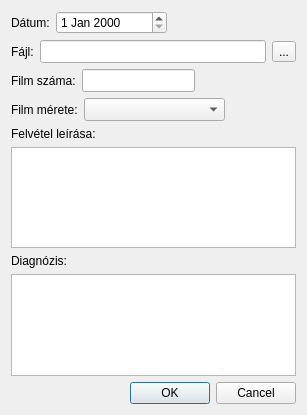
<?xml version="1.0" encoding="UTF-8"?>
<ui version="4.0">
 <class>frmRTGrec</class>
 <widget class="QDialog" name="frmRTGrec">
  <property name="geometry">
   <rect>
    <x>0</x>
    <y>0</y>
    <width>307</width>
    <height>415</height>
   </rect>
  </property>
  <property name="windowTitle">
   <string>Dialog</string>
  </property>
  <property name="windowIcon">
   <iconset resource="images.qrc">
    <normaloff>:/images/1267613805_add-address.png</normaloff>:/images/1267613805_add-address.png</iconset>
  </property>
  <layout class="QGridLayout" name="gridLayout_5">
   <item row="0" column="0">
    <layout class="QGridLayout" name="gridLayout">
     <item row="0" column="0">
      <widget class="QLabel" name="label">
       <property name="text">
        <string>Dátum:</string>
       </property>
      </widget>
     </item>
     <item row="0" column="1">
      <widget class="QDateEdit" name="dateEdit">
       <property name="minimumSize">
        <size>
         <width>111</width>
         <height>23</height>
        </size>
       </property>
       <property name="maximumSize">
        <size>
         <width>111</width>
         <height>23</height>
        </size>
       </property>
      </widget>
     </item>
     <item row="0" column="2">
      <spacer name="horizontalSpacer">
       <property name="orientation">
        <enum>Qt::Horizontal</enum>
       </property>
       <property name="sizeHint" stdset="0">
        <size>
         <width>40</width>
         <height>20</height>
        </size>
       </property>
      </spacer>
     </item>
    </layout>
   </item>
   <item row="1" column="0">
    <layout class="QGridLayout" name="gridLayout_2">
     <item row="0" column="0">
      <widget class="QLabel" name="label_2">
       <property name="text">
        <string>Fájl:</string>
       </property>
      </widget>
     </item>
     <item row="0" column="1">
      <widget class="QLineEdit" name="lineEdit">
       <property name="minimumSize">
        <size>
         <width>221</width>
         <height>23</height>
        </size>
       </property>
       <property name="maximumSize">
        <size>
         <width>16777215</width>
         <height>23</height>
        </size>
       </property>
      </widget>
     </item>
     <item row="0" column="2">
      <widget class="QToolButton" name="toolButton">
       <property name="text">
        <string>...</string>
       </property>
      </widget>
     </item>
    </layout>
   </item>
   <item row="2" column="0">
    <layout class="QGridLayout" name="gridLayout_3">
     <item row="0" column="0">
      <widget class="QLabel" name="label_3">
       <property name="text">
        <string>Film száma:</string>
       </property>
      </widget>
     </item>
     <item row="0" column="1">
      <widget class="QLineEdit" name="lineEdit_2">
       <property name="minimumSize">
        <size>
         <width>113</width>
         <height>23</height>
        </size>
       </property>
       <property name="maximumSize">
        <size>
         <width>16777215</width>
         <height>23</height>
        </size>
       </property>
      </widget>
     </item>
     <item row="0" column="2">
      <spacer name="horizontalSpacer_2">
       <property name="orientation">
        <enum>Qt::Horizontal</enum>
       </property>
       <property name="sizeHint" stdset="0">
        <size>
         <width>40</width>
         <height>20</height>
        </size>
       </property>
      </spacer>
     </item>
    </layout>
   </item>
   <item row="3" column="0">
    <layout class="QGridLayout" name="gridLayout_4">
     <item row="0" column="0">
      <widget class="QLabel" name="label_4">
       <property name="text">
        <string>Film mérete:</string>
       </property>
      </widget>
     </item>
     <item row="0" column="1">
      <widget class="QComboBox" name="comboBox">
       <property name="minimumSize">
        <size>
         <width>141</width>
         <height>23</height>
        </size>
       </property>
       <property name="maximumSize">
        <size>
         <width>16777215</width>
         <height>23</height>
        </size>
       </property>
      </widget>
     </item>
     <item row="0" column="2">
      <spacer name="horizontalSpacer_3">
       <property name="orientation">
        <enum>Qt::Horizontal</enum>
       </property>
       <property name="sizeHint" stdset="0">
        <size>
         <width>40</width>
         <height>20</height>
        </size>
       </property>
      </spacer>
     </item>
    </layout>
   </item>
   <item row="4" column="0">
    <widget class="QLabel" name="label_5">
     <property name="text">
      <string>Felvétel leírása:</string>
     </property>
    </widget>
   </item>
   <item row="5" column="0">
    <widget class="QPlainTextEdit" name="plainTextEdit"/>
   </item>
   <item row="6" column="0">
    <widget class="QLabel" name="label_6">
     <property name="text">
      <string>Diagnózis:</string>
     </property>
    </widget>
   </item>
   <item row="7" column="0">
    <widget class="QPlainTextEdit" name="plainTextEdit_2"/>
   </item>
   <item row="8" column="0">
    <widget class="QDialogButtonBox" name="buttonBox">
     <property name="orientation">
      <enum>Qt::Horizontal</enum>
     </property>
     <property name="standardButtons">
      <set>QDialogButtonBox::Cancel|QDialogButtonBox::Ok</set>
     </property>
    </widget>
   </item>
  </layout>
 </widget>
 <resources>
  <include location="images.qrc"/>
 </resources>
 <connections>
  <connection>
   <sender>buttonBox</sender>
   <signal>accepted()</signal>
   <receiver>frmRTGrec</receiver>
   <slot>accept()</slot>
   <hints>
    <hint type="sourcelabel">
     <x>248</x>
     <y>254</y>
    </hint>
    <hint type="destinationlabel">
     <x>157</x>
     <y>274</y>
    </hint>
   </hints>
  </connection>
  <connection>
   <sender>buttonBox</sender>
   <signal>rejected()</signal>
   <receiver>frmRTGrec</receiver>
   <slot>reject()</slot>
   <hints>
    <hint type="sourcelabel">
     <x>316</x>
     <y>260</y>
    </hint>
    <hint type="destinationlabel">
     <x>286</x>
     <y>274</y>
    </hint>
   </hints>
  </connection>
 </connections>
</ui>
